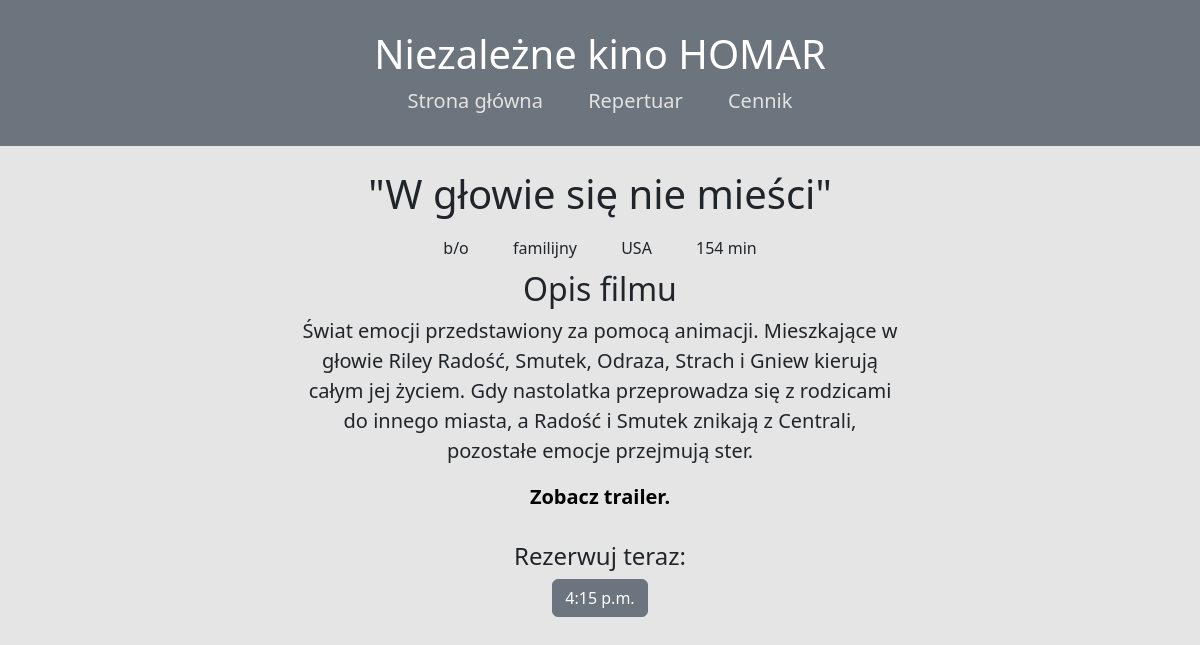
Screenshot of /repertuar/w-glowie-sie-nie-miesci with the database file from the repository.
### bilety/models.py (models this page shows, shortened)
class Movie(models.Model):
    GENRE_CHOICES = [("familijny", "familijny"), ("horror", "horror"), ("thriller","thriller"), ("komedia","komedia"), ("romans","romans")]
    AGE_CHOICES = [("b/o","b/o"), ("od 13 lat", "od 13 lat"), ("od 18 lat", "od 18 lat")]
    title = models.CharField(max_length=50)
    description = models.TextField(max_length=500)
    age_restrictions = models.CharField(max_length=50, choices=AGE_CHOICES)
    genre = models.CharField(max_length=50, choices=GENRE_CHOICES, default="komedia")
    duration = models.PositiveSmallIntegerField()
    production_country = models.CharField(max_length=50)
    trailer = models.CharField(max_length=200)
    slug = models.SlugField(default="", null=True)

class Room(models.Model):
    movie_name = models.OneToOneField(Movie, on_delete=models.CASCADE)
    screening_date = models.DateField(null=True)
    screening_time = models.TimeField(null=True)

### bilety/views.py (the view)
# urls.py: path("repertuar/<slug:slug>", moviePage, name="movie-name"),
def moviePage(request, slug):
    movie = Movie.objects.get(slug=slug)
    movie_id = movie.id     # id obiektu Movie, żeby go wykorzystać do znalezienia obiektu Room
    room = Room.objects.get(movie_name=movie_id)
    return render(request, "bilety/movie.html", {
        "movie": movie,
        "room": room
    })

### bilety/templates/bilety/movie.html (shortened to what this page needs)
{% extends "base.html" %}
{% block content %}
<div class="lead text-center col-md-8 offset-md-2">
<h1>{{movie.title }}</h1>
</div>
<div class="text-center info">
    <div class="d-inline-block"><p class="info">{{ movie.age_restrictions }}</p></div>
    <div class="d-inline-block"><p>{{ movie.genre }}</p></div>
    <div class="d-inline-block"><p>{{ movie.production_country }}</p></div>
    <div class="d-inline-block"> <p>{{ movie.duration }} min</p></div>
</div>
<div class="lead text-center">
<h2>
  Opis filmu
</h2>
<p class="lead text-center col-md-6 offset-md-3">{{ movie.description }} </p>
<a href="{{ movie.trailer }}" class="fw-bold">Zobacz trailer.</a><br>
</div>
<div class="lead text-center">
<br>
<h4>Rezerwuj teraz:</h4>
<form action="{% url 'reservation' %}" method="POST">
    <button type="submit" class="btn btn-secondary">{{ room.screening_time }}</button>
</form>
</div><br>
{% endblock %}

### static/app.css (style rules this page uses)
a { text-decoration: none; color: black; }
body { background-color: #E5E5E5; }
.info p { margin: 10px 20px }

### rows the page displays
Movie: title "\"W głowie się nie mieści\"", age_restrictions "b/o", genre "familijny", production_country "USA", duration "154", description "Świat emocji przedstawiony za pomocą animacji. Mieszkające w głowie Riley Radość, Smutek, Odraza, Strach i Gniew kierują całym jej życiem. Gdy nastolatka przeprowadza się z rodzicami do innego miasta, a Radość i Smutek znikają z Centrali, pozostałe emocje przejmują ster."
Room: screening_time "4:15 p.m."
